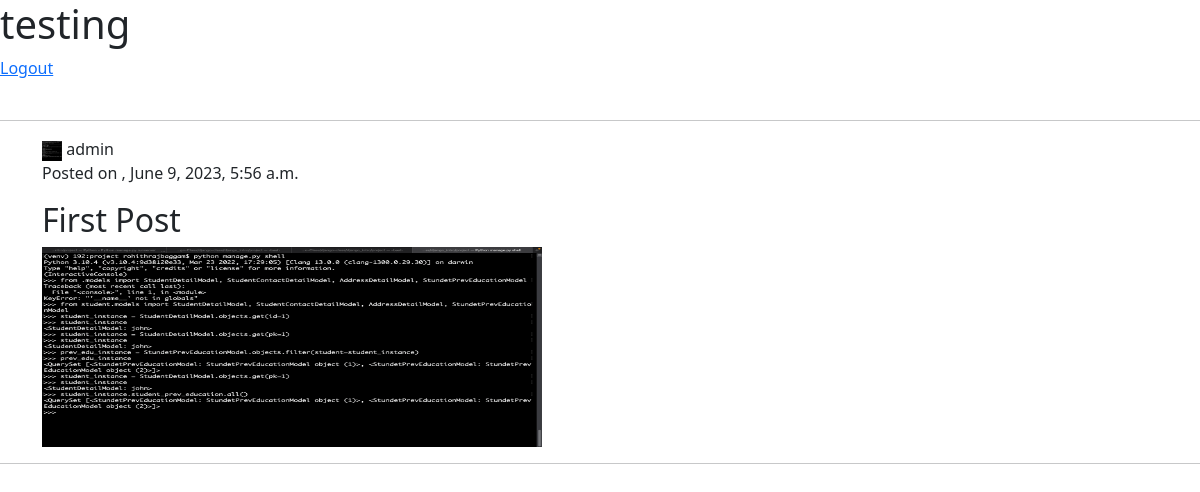
/users/home/ (signed in), run on an earlier commit of the app's database.
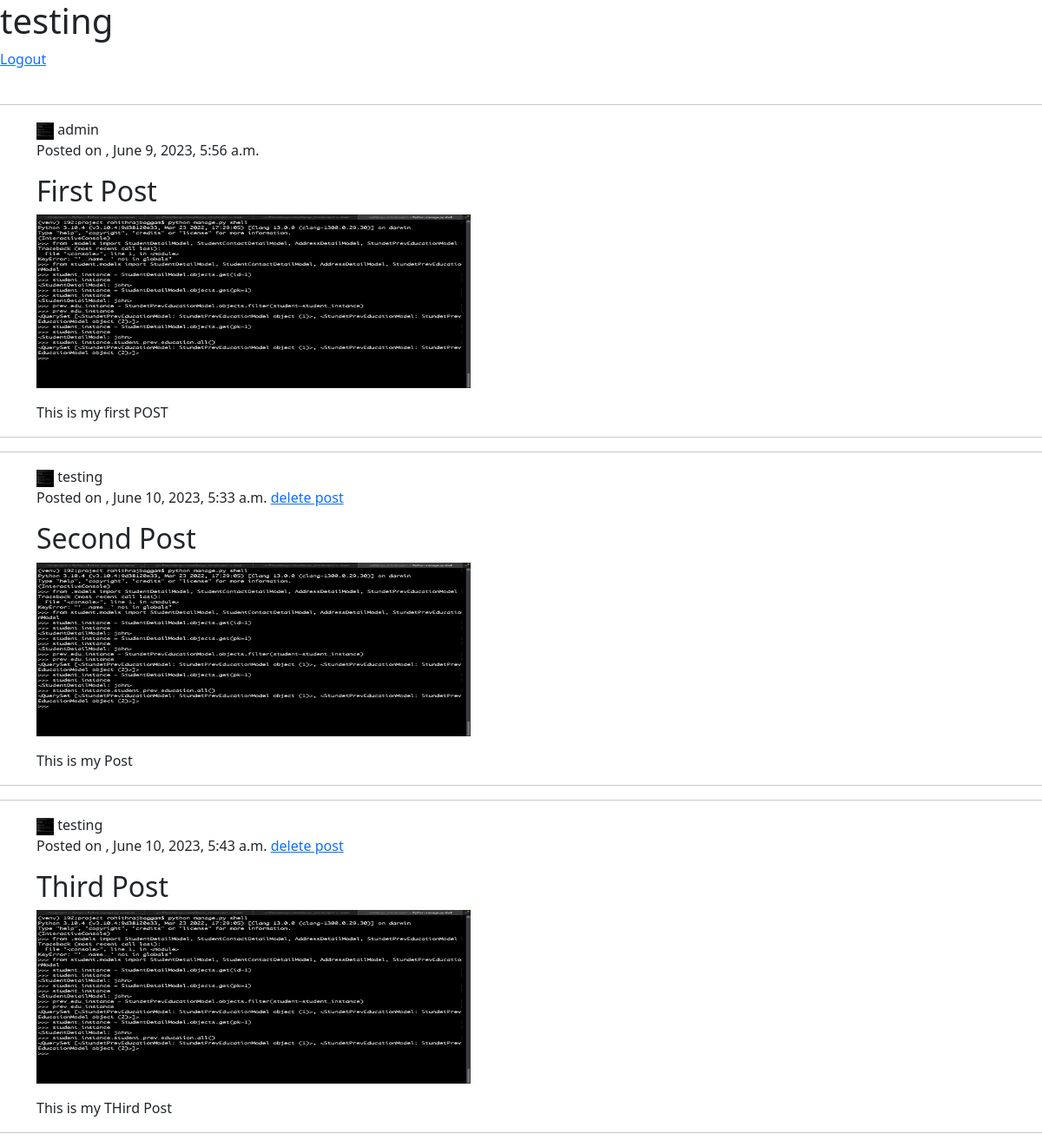
And on a later commit of the database.
### posts/models.py (models this page shows)
class UserPostsModel(models.Model):
    user = models.ForeignKey(get_user_model(), on_delete=models.CASCADE, related_name="user_posts_model_user")
    title = models.CharField(max_length=300, null=True, blank=True)
    media = models.ImageField(upload_to="user-posts/",null=True, blank=True)
    description = models.TextField(null=True, blank=True)
    likes = models.ManyToManyField(get_user_model(), related_name="users_post_model_likes", blank=True)
    is_active = models.BooleanField(default=True, blank=True)
    updated_at = models.DateTimeField(auto_now=True)
    created_at = models.DateTimeField(auto_now_add=True)

### users/models.py (models this page shows)
class UsersProfileModel(models.Model):
    user = models.OneToOneField(get_user_model(), on_delete=models.CASCADE, related_name="user_profile_models_user")
    first_name = models.CharField(max_length=100, null=True, blank=True)
    last_name = models.CharField(max_length=100, null=True, blank=True)
    profile_pic = models.ImageField(upload_to="user-profile/",null=True, blank=True)
    bio = models.TextField(null=True, blank=True)
    date_of_birth = models.DateField(null=True, blank=True)
    facebook = models.URLField(null=True, blank=True)
    linkedin = models.URLField(null=True, blank=True)
    whatapp = models.URLField(null=True, blank=True) # https://wa.me/91987654210
    email = models.EmailField(max_length=100, null=True, blank=True) # name@domain.in
    created_at = models.DateTimeField(auto_now_add=True)

### users/views.py (the view)
# urls.py: path("home/", home_view, name="home_view"),
def home_view(request):
    if request.user.is_authenticated:
        user_posts_query = UserPostsModel.objects.filter(is_active=True)
        likes_dict = {}
        for query in user_posts_query:
            likes_dict[query.id] = query.likes.all().count()
        context = {
            "username" : request.user.username,
            "is_user_login" : True,
            "likes_dict" : likes_dict,
            "user_posts_query" : user_posts_query
        }
    else:
        context = {
            "username" : "UnAuthorized User",
            "is_user_login" : False
        }
    return render(request, "users/home.html", context)

### users/templates/users/home.html (shortened to what this page needs)
<!doctype html>
<html lang="en">
  <head>
    <link href="https://cdn.jsdelivr.net/npm/bootstrap@5.3.0/dist/css/bootstrap.min.css" rel="stylesheet">
  </head>
  <body>
    <h1>{{username}}</h1>
    {%if is_user_login%}
    <a href="{%url 'logout_view'%}">Logout</a>
    <br><br>
    {% for obj in user_posts_query%}
    <hr>
    <div class="post container">
      <div class="post-header">
        <div class="user-profile">
          <img src={{obj.user.user_profile_models_user.profile_pic.url}} alt="User Profile Picture" class="profile-pic" height="20px" width="20px">
          <span class="username">{{obj.user.username}}</span>
        </div>
        {%if request.user == obj.user%}
        <p class="created-time">Posted on , {{obj.created_at}} <a href="{% url 'delete_post' obj.id%}"">delete post</a></p>
        {% else %}
        <p class="created-time">Posted on , {{obj.created_at}} </p>
        {% endif %}
      </div>
      <h2 class="post-title">{{obj.title}}</h2>
      <img src={{obj.media.url}} alt="Post Image" class="post-image" height="200px" width="500px">
      <div class="post-content">
        <p class="post-text">{{obj.description}}</p>
      </div>
    </div>
   <hr>
   {% endfor %}
    {%else%}
    <a href="{%url 'login_view'%}">Login</a>
    {% endif %}
  </body>
</html>

What changed in the data, as far as the page shows it:
changed UserPostsModel "First Post": description (not shown) → "This is my first POST"
added UserPostsModel: user.user_profile_models_user.profile_pic (picture), user.username "testing", created_at "June 10, 2023, 5:33 a.m.", title "Second Post", media (picture), description "This is my Post"
added UserPostsModel: user.user_profile_models_user.profile_pic (picture), user.username "testing", created_at "June 10, 2023, 5:43 a.m.", title "Third Post", media (picture), description "This is my THird Post"
